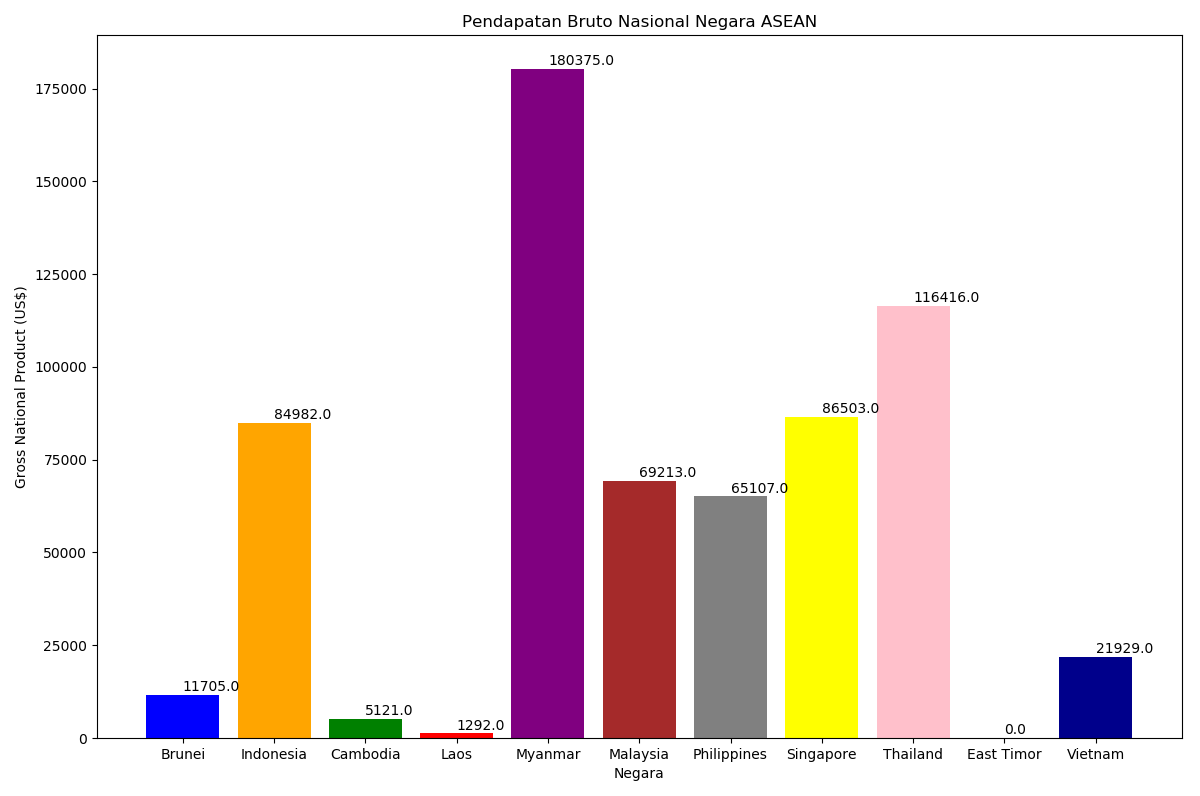

Generate this figure with Python:
import pandas as pd
import numpy as np
import matplotlib.pyplot as plt
import seaborn as sns
import sqlalchemy

mydb = sqlalchemy.create_engine(
    # namaDBsys://user:pass@host:port/namaDatabase
    'mysql+pymysql://rudyabs:Kecapi48@localhost:3306/world'
)

df = pd.read_sql('SELECT * FROM country', mydb)
asean = df[df['Region']=='Southeast Asia'].reset_index()
warna = ['blue', 'orange', 'green', 'red', 'purple', 'brown', 'gray', 'yellow', 'pink', 'black', 'darkblue']

plt.figure('GNP ASEAN', figsize = (12,8))
plt.bar(asean['Name'], asean['GNP'], color = warna)
plt.title('Pendapatan Bruto Nasional Negara ASEAN')
plt.xlabel('Negara')
plt.ylabel('Gross National Product (US$)')

for j in range(len(asean)):
    plt.text(asean['Name'][j], asean['GNP'][j] + 1000, asean['GNP'][j])

plt.tight_layout()
plt.show()
